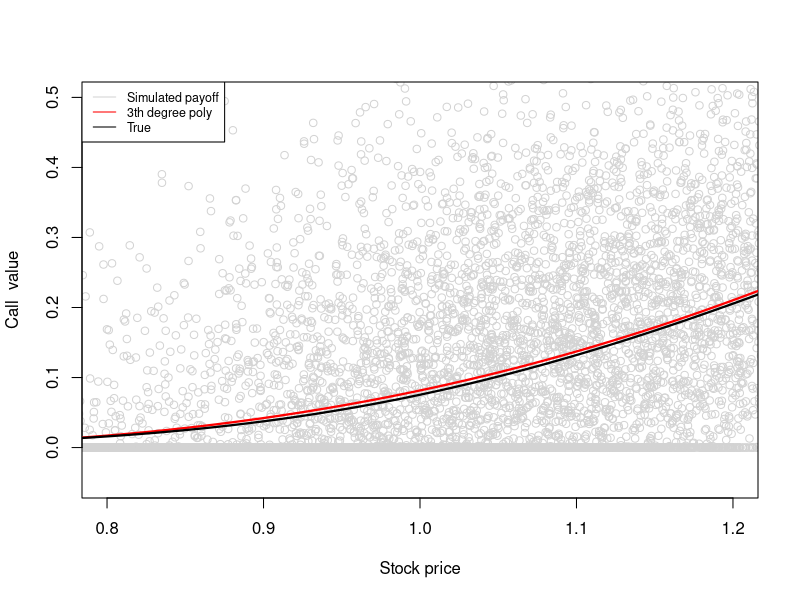
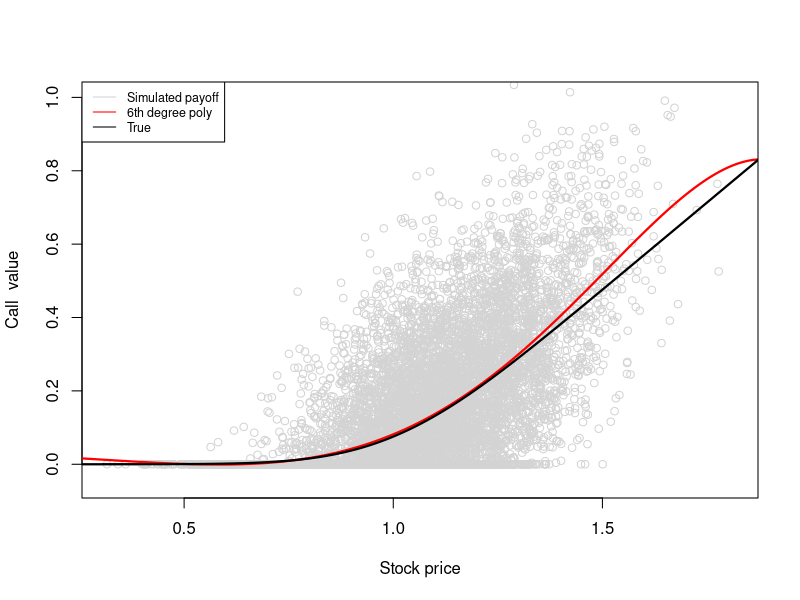
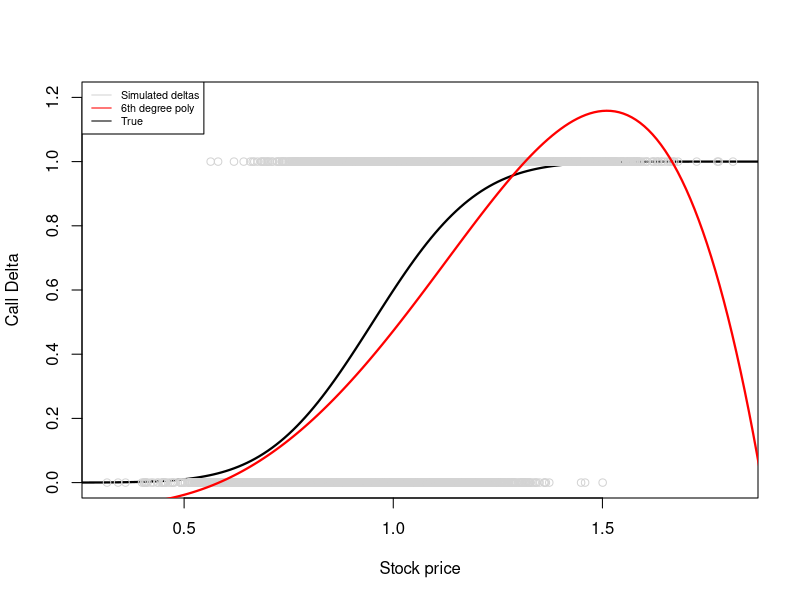
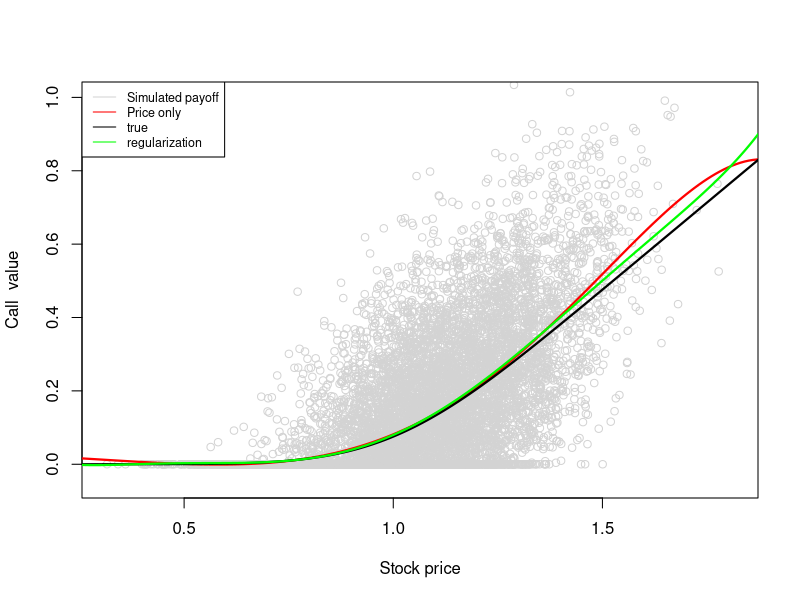
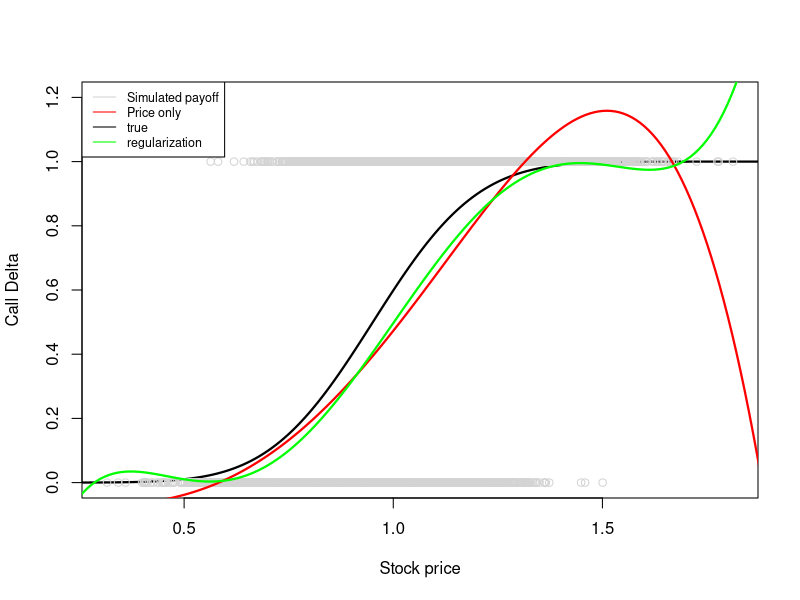

Here is the R script that generated these plots, in order:
nonZeroRateBachelierCall<-function(S,T,K,vol,r){
  d<-(S*exp(r*(T))-K)/(sqrt((vol^2/(2*r))*(exp(2*r*(T))-1)))
  CallDelta<-pnorm(d,0,1)
  CallPrice<-exp(-r*(T))*(S-K)*CallDelta+exp(-r*(T))*(sqrt((vol^2/(2*r))*(exp(2*r*(T))-1)))*dnorm(d,0,1)
  return(list(Price=CallPrice, Delta=CallDelta))
  }

set.seed(1)
S0<-1
r = 0.05
T<-1
K<-1
vol=0.2

TruePrice<-nonZeroRateBachelierCall(S0,T,K,vol,r)$Price

N<-10000
Powers<-0:6
M<-length(Powers)
CoefMatrix<-matrix(0,nrow=length(Powers),1)
Sim1<-rnorm(N,0,1)
Sim2<-rnorm(N,0,1)

S1<-S0+S0*r+vol*sqrt(T)*Sim1
S2<-S1+vol*sqrt(T)*Sim2
CallPayoff<-pmax(S2-K,0)
CallDelta<-S2>K
X1<-S1^0; 
X2<-rep(0, length(S1))

dummy<-sd(CallPayoff)/sd(CallDelta)
w<-1

for (k in 2:length(Powers)) {
  X1<-cbind(X1,S1^Powers[k])
  X2<-cbind(X2,Powers[k]*S1^(Powers[k]-1))
}
loss <- function(beta) {
  b = beta
  return(w*(t(X1%*%b-CallPayoff))%*%(X1%*%b-CallPayoff)+(1-w)*(t(X2%*%b-CallDelta))%*%(X2%*%b-CallDelta))
}
Grad <- function(beta) {
  b = beta
  return(2*w*((t(X1)%*%X1)%*%b)-2*w*(t(X1)%*%CallPayoff)+2*(1-w)*((t(X2)%*%X2)%*%b)-2*w*(t(X2)%*%CallDelta))
}

func1 <- function(beta){
  out <- loss(beta)
  attr(out, 'gradient') <- Grad(beta)
  return(out)
}

Coef = optim(c(0,0,0,0,0,0,0), func1, method = "BFGS")

Srange<-EstPricesimple<-EstDeltasimple<-SimEstDelta<-10:200/100

for (i in 1:length(Srange)){
  EstPricesimple[i]<-t(Coef$par)%*%Srange[i]^Powers
  EstDeltasimple[i]<-t(Coef$par[2:length(Powers)])%*% ( Powers[2:length(Powers)]*(Srange[i]^(Powers[2:length(Powers)]-1)))
}

tst<-nonZeroRateBachelierCall(Srange,T,K,vol,r)

##First plot
xrange<-c(0.8,1.2)
par(mfrow=c(1,1))
#jpeg("Fig1.jpg", units="in", width=5, height=5, res=300)
plot(S1,CallPayoff,col="light grey", ylim=c(-0.05,0.5),xlim=xrange,xlab="Stock price", ylab="Call  value")
points(Srange,EstPricesimple,type='l',col="red", lwd = 2.2)
points(Srange,tst$Price,type='l', lwd = 2.2)
legend("topleft" , legend=c("Simulated payoff", "3th degree poly", "True"),
       col=c("light grey", "red","black" ),lty=1,  cex = 0.75)
dev.off()

xrange<-c(min(S1),max(S1))
par(mfrow=c(1,1))
#jpeg("Fig1.jpg", units="in", width=5, height=5, res=300)
plot(S1,CallPayoff,col="light grey", ylim=c(-0.05,1.0),xlim=xrange,xlab="Stock price", ylab="Call  value")
points(Srange,EstPricesimple,type='l',col="red", lwd = 2.2)
points(Srange,tst$Price,type='l', lwd = 2.2)
legend("topleft" , legend=c("Simulated payoff", "6th degree poly", "True"),
       col=c("light grey", "red","black" ),lty=1,  cex = 0.75)
plot(Srange,tst$Delta,type='l',col="black",lwd = 2.2, xlim=xrange,ylim=c(0,1.2), xlab="Stock price", ylab="Call Delta")
points(S1,CallDelta,col="light grey")
points(Srange,EstDeltasimple,type='l',col="red", lwd = 2.2)
legend("topleft" , legend=c("Simulated deltas", "6th degree poly", "True"),
       col=c("light grey", "red","black" ),lty=1,  cex = 0.65)
##Plotting with different weights in 6th degree poly
set.seed(1)
S0<-1
r = 0.05
T<-1
K<-1
vol=0.2

TruePrice<-nonZeroRateBachelierCall(S0,T,K,vol,r)$Price

N<-10000
Powers<-0:6
M<-length(Powers)
CoefMatrix<-matrix(0,nrow=length(Powers),1)
Sim1<-rnorm(N,0,1)
Sim2<-rnorm(N,0,1)

S1<-S0+S0*r+vol*sqrt(T)*Sim1
S2<-S1+vol*sqrt(T)*Sim2
CallPayoff<-pmax(S2-K,0)
CallDelta<-S2>K
X1<-S1^0; 
X2<-rep(0, length(S1))

dummy<-sd(CallPayoff)/sd(CallDelta)
w<-1/(1+dummy)

for (k in 2:length(Powers)) {
  X1<-cbind(X1,S1^Powers[k])
  X2<-cbind(X2,Powers[k]*S1^(Powers[k]-1))
}
loss <- function(beta) {
  b = beta
  return(w*(t(X1%*%b-CallPayoff))%*%(X1%*%b-CallPayoff)+(1-w)*(t(X2%*%b-CallDelta))%*%(X2%*%b-CallDelta))
}
Grad <- function(beta) {
  b = beta
  return(2*w*((t(X1)%*%X1)%*%b)-2*w*(t(X1)%*%CallPayoff)+2*(1-w)*((t(X2)%*%X2)%*%b)-2*w*(t(X2)%*%CallDelta))
}

func1 <- function(beta){
  out <- loss(beta)
  attr(out, 'gradient') <- Grad(beta)
  return(out)
}

Coef = optim(c(0,0,0,0,0,0,0), func1, method = "BFGS")

Srange<-EstPricesimple50<-EstDeltasimple50<-10:200/100

for (i in 1:length(Srange)){
  EstPricesimple50[i]<-t(Coef$par)%*%Srange[i]^Powers
  EstDeltasimple50[i]<-t(Coef$par[2:length(Powers)])%*% ( Powers[2:length(Powers)]*(Srange[i]^(Powers[2:length(Powers)]-1)))
}
#plot
xrange<-c(min(S1),max(S1))
par(mfrow=c(1,1))
#jpeg("Fig1.jpg", units="in", width=5, height=5, res=300)
plot(S1,CallPayoff,col="light grey", ylim=c(-0.05,1.0),xlim=xrange,xlab="Stock price", ylab="Call  value")
points(Srange,EstPricesimple,type='l',col="red", lwd = 2.2)
points(Srange,tst$Price,type='l', lwd = 2.2)
points(Srange,EstPricesimple50,type='l',col="green", lwd = 2.2)
legend("topleft" , legend=c("Simulated payoff", "Price only","true", "regularization"),
       col=c("light grey", "red","black","green"),lty=1,  cex = 0.75)


plot(Srange,tst$Delta,type='l',col="black",lwd = 2.2, xlim=xrange,ylim=c(0,1.2), xlab="Stock price", ylab="Call Delta")
points(S1,CallDelta,col="light grey")
points(Srange,EstDeltasimple,type='l',col="red", lwd = 2.2)
points(Srange,EstDeltasimple50,type='l',col="green", lwd = 2.2)
legend("topleft" , legend=c("Simulated payoff", "Price only","true", "regularization"),
       col=c("light grey", "red","black","green"),lty=1,  cex = 0.75)
